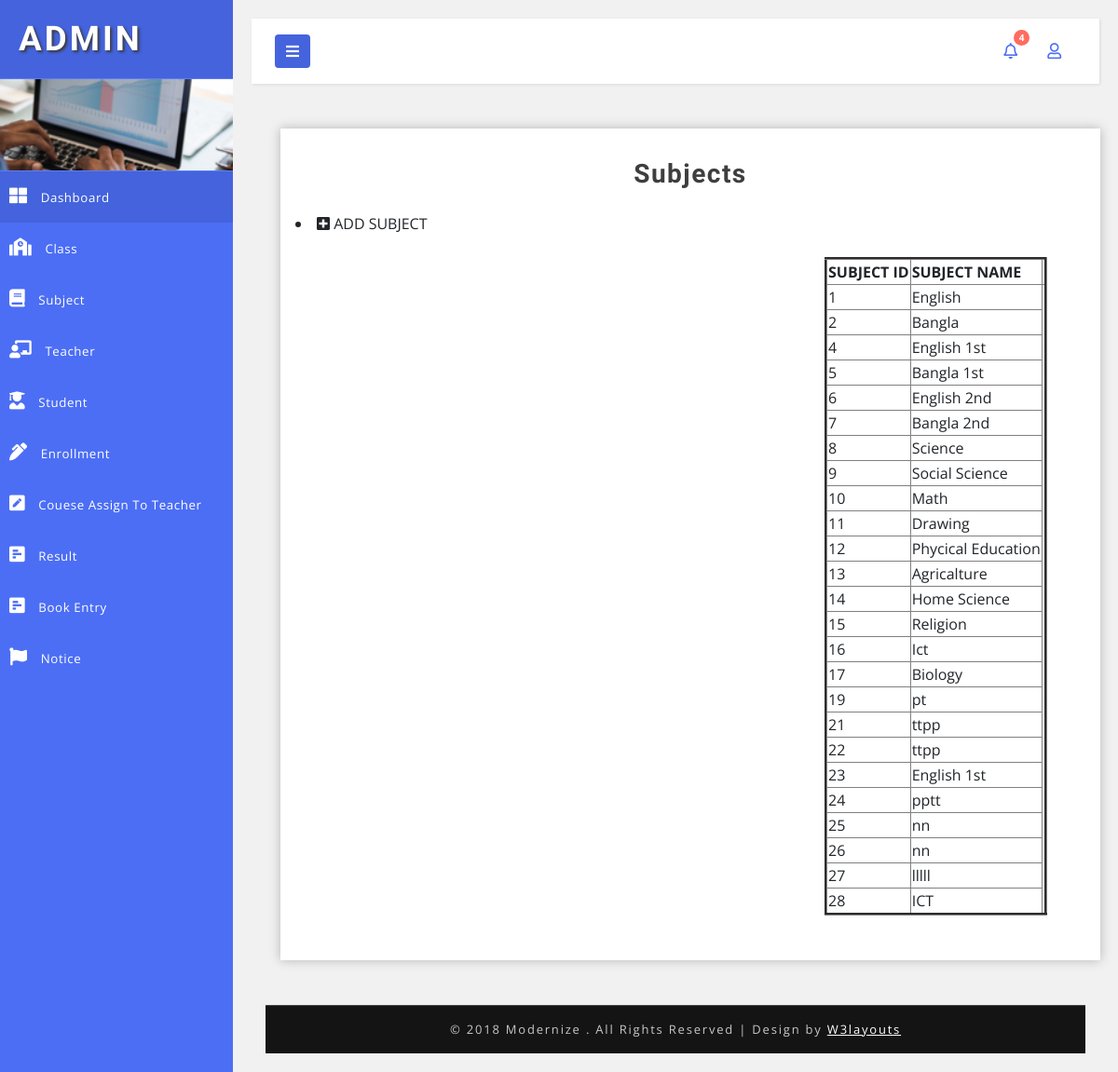
The app's page /Admin/subjects.php (signed in) with its own data.
### tables this page shows
CREATE TABLE `subject` (
  `subject_id` int(11) NOT NULL,
  `subject_name` varchar(50) DEFAULT NULL
);

### Admin/subjects.php (the view, shortened to what this page needs)
<!DOCTYPE html>
<html lang="en">
<head>
    <link href="css/bootstrap.css" rel="stylesheet" type="text/css" media="all" />
    <link rel="stylesheet" href="css/bar.css">
    <link rel="stylesheet" type="text/css" href="css/pignose.calender.css" />
    <link href="css/style.css" rel="stylesheet" type="text/css" media="all" />
    <link rel="stylesheet" href="css/style4.css">
    <link href="css/fontawesome-all.css" rel="stylesheet">
    <link rel="stylesheet" href="https://use.fontawesome.com/releases/v5.8.1/css/all.css">
</head>
<body>
    <?php
include("inc/nav.php")
 ?>
         <div id="content">
             <?php
       include("inc/uppernav.php");
            ?>
            <div class="container-fluid">
<div class="outer-w3-agile col-xl ml-xl-3 mt-xl-0 mt-3 report">
                        <h4 class="tittle-w3-agileits mb-4">Subjects</h4>
                <li>
                    <a href="subject.php">
                        <i class="fas fa-plus-square"></i>
                        ADD SUBJECT
                    </a>
                </li>
                        <div class="widget widget-report-w3-table">
                            <div class="widget-header row justify-content-between mb-3">
<table border="0" width="60%" >
<tr>
<?php
include("connect.php");
 $sql="Select * from subject";
 $r=$conn->query($sql);
 echo "<table align='center' border='3' style='border-collapse: collapse' ";
   echo "<tr><th> SUBJECT ID </th><th>SUBJECT NAME </th><th> </tr>";
 if($r->num_rows>0)
 {
    while($row=$r->fetch_assoc())
    {    $subject_id=$row['subject_id'];
        $subject_name=$row['subject_name'];
  echo  "<tr>
 <td>$subject_id</td>
  <td>$subject_name</td>
  </tr>" ;
   }
   echo "</table>";
  }?>
                            </div>
                        </div>
                   </div>
            <div class="copyright-w3layouts py-xl-3 py-2 mt-xl-5 mt-4 text-center">
                <p>© 2018 Modernize . All Rights Reserved | Design by
                    <a href="http://w3layouts.com/"> W3layouts </a>
                </p>
            </div>
        </div>
    </div>
    <link href="css/simplyCountdown.css" rel='stylesheet' type='text/css' />
</body>
</html>

### Admin/css/style.css (style rules this page uses)
html, body { margin: 0; font-size: 100%; font-family: 'Open Sans', sans-serif; background: #fff; }
body a { text-decoration: none; transition: 0.5s all; -webkit-transition: 0.5s all; -moz-transition: 0.5s all; -o-transition: 0.5s all; -ms-transition: 0.5s all; }
h1, h2, h3, h4, h5, h6 { margin: 0; font-family: 'Poiret One', cursive; font-weight: 700; }
p { margin: 0; }
.outer-w3-agile { padding: 2em 1em; -webkit-box-shadow: 0px 0px 11px 0px rgba(0, 0, 0, 0.25); -moz-box-shadow: 0px 0px 11px 0px rgba(0, 0, 0, 0.25); box-shadow: 0px 0px 11px 0px rgba(0, 0, 0, 0.25); background: #fff; }
h4.tittle-w3-agileits { font-size: 2em; letter-spacing: 1.5px; font-weight: 600; color: #3e3e3e; text-align: center; }
.copyright-w3layouts p { color: #c7c7c7; font-size: 13px; letter-spacing: 1.8px; text-align: center; font-weight: 400; }
.copyright-w3layouts p a { color: #fff; text-decoration: underline; }
.copyright-w3layouts { background: #151414; border-top: 1px solid #464646; }
@media (max-width:1280px) { h4.tittle-w3-agileits { font-size: 1.75em; } }

### Admin/css/style4.css (style rules this page uses)
body { font-family: 'Open Sans', sans-serif; background: #f1f1f1; }
p { font-family: 'Open Sans', sans-serif; }
a, a:hover, a:focus { color: inherit; text-decoration: none; transition: all 0.3s; }
i, span { display: inline-block; }
#content { padding: 20px; min-height: 100vh; transition: all 0.3s; overflow: hidden; width: 100%; }

### records on screen
subject: subject_id "1", subject_name "English"
subject: subject_id "2", subject_name "Bangla"
subject: subject_id "4", subject_name "English 1st"
subject: subject_id "5", subject_name "Bangla 1st"
subject: subject_id "6", subject_name "English 2nd"
subject: subject_id "7", subject_name "Bangla 2nd"
subject: subject_id "8", subject_name "Science"
subject: subject_id "9", subject_name "Social Science"
subject: subject_id "10", subject_name "Math"
subject: subject_id "11", subject_name "Drawing"
subject: subject_id "12", subject_name "Phycical Education"
subject: subject_id "13", subject_name "Agricalture"
subject: subject_id "14", subject_name "Home Science"
subject: subject_id "15", subject_name "Religion"
subject: subject_id "16", subject_name "Ict"
subject: subject_id "17", subject_name "Biology"
subject: subject_id "19", subject_name "pt"
subject: subject_id "21", subject_name "ttpp"
subject: subject_id "22", subject_name "ttpp"
subject: subject_id "23", subject_name "English 1st"
subject: subject_id "24", subject_name "pptt"
subject: subject_id "25", subject_name "nn"
subject: subject_id "26", subject_name "nn"
subject: subject_id "27", subject_name "lllll"
subject: subject_id "28", subject_name "ICT"
